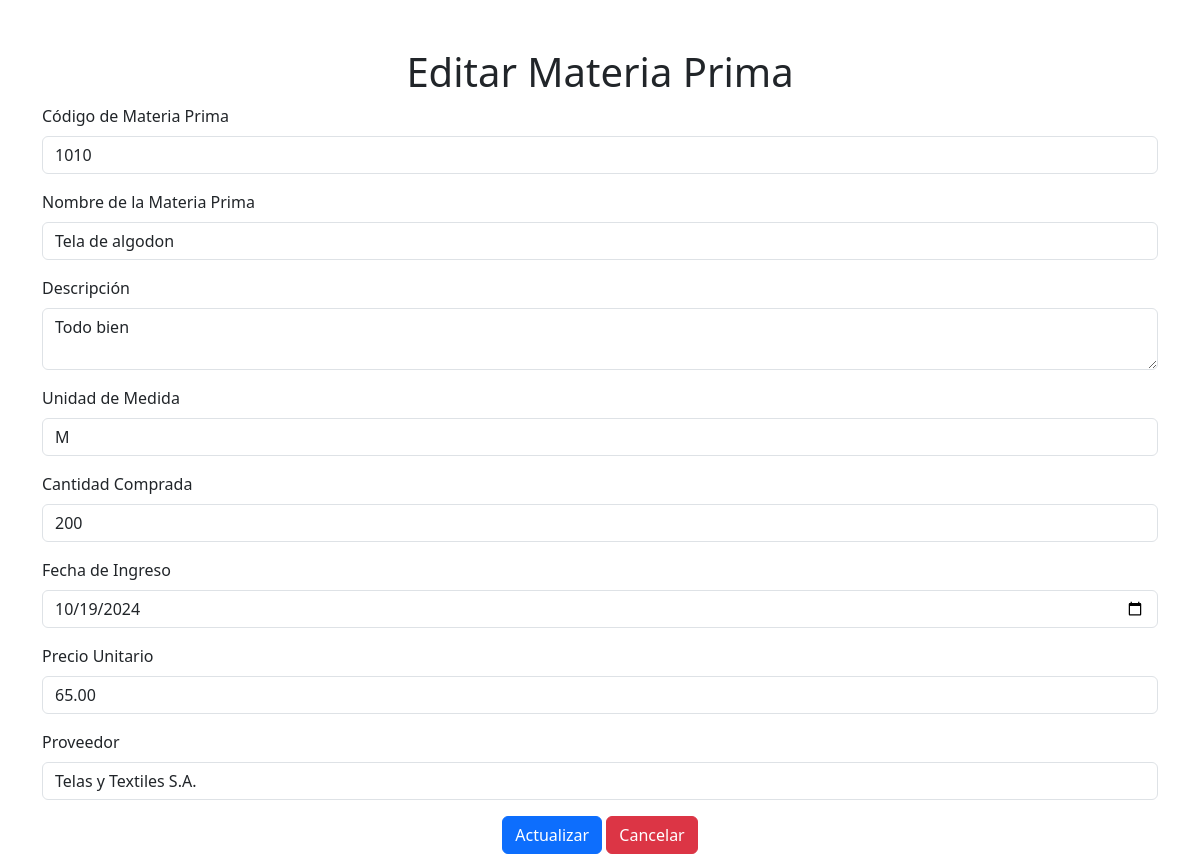
/APF/APF/index.php?accion=editar&id=4, run on the app's committed database.
### tables this page shows
CREATE TABLE `ingresomateriaprima` (
  `id_ingreso` int(11) NOT NULL,
  `codigo_materia_prima` varchar(50) NOT NULL,
  `nombre_materia_prima` varchar(255) NOT NULL,
  `descripcion` text DEFAULT NULL,
  `unidad_medida` varchar(50) DEFAULT NULL,
  `cantidad_comprada` int(11) NOT NULL,
  `precio_unitario` decimal(10,2) NOT NULL,
  `fecha_ingreso` date NOT NULL,
  `id_proveedor` int(11) DEFAULT NULL
);

CREATE TABLE `proveedores` (
  `id_proveedor` int(11) NOT NULL,
  `nombre_proveedor` varchar(255) NOT NULL,
  `nit_proveedor` varchar(50) NOT NULL,
  `telefono_proveedor` varchar(20) DEFAULT NULL,
  `email_proveedor` varchar(100) DEFAULT NULL,
  `direccion_proveedor` varchar(255) DEFAULT NULL,
  `condiciones_pago` varchar(100) DEFAULT NULL
);

### APF/APF/Modelo/MateriaPrima.php (called while the page is built, shortened)
<?php
class MateriaPrima {
    private $conn;
    public function __construct($db) {
        $this->conn = $db;
    }
    public function obtenerMateriaPrimaPorId($id) {
        $query = "SELECT * FROM IngresoMateriaPrima WHERE id_ingreso = :id";
        $stmt = $this->conn->prepare($query);
        $stmt->bindParam(':id', $id, PDO::PARAM_INT);
        $stmt->execute();
        return $stmt->fetch(PDO::FETCH_ASSOC);
    }
}
?>

### APF/APF/Vista/editarMateriaPrima.php (the view, shortened to what this page needs)
<!DOCTYPE html>
<html lang="es">
<head>
    <link rel="stylesheet" href="https://cdn.jsdelivr.net/npm/bootstrap@5.3.0-alpha1/dist/css/bootstrap.min.css">
</head>
<body>
    <div class="container mt-5">
        <h1 class="text-center">Editar Materia Prima</h1>
        <?php if (isset($materiaPrima) && isset($proveedores)): ?>
            <form action="index.php?accion=actualizar" method="post">
                <div class="mb-3">
                    <label for="codigo_materia_prima" class="form-label">Código de Materia Prima</label>
                    <input type="text" class="form-control" id="codigo_materia_prima" name="codigo_materia_prima" value="<?php echo htmlspecialchars($materiaPrima['codigo_materia_prima']); ?>" required>
                </div>
                <div class="mb-3">
                    <label for="nombre" class="form-label">Nombre de la Materia Prima</label>
                    <input type="text" class="form-control" id="nombre_materia_prima" name="nombre_materia_prima" value="<?php echo htmlspecialchars($materiaPrima['nombre_materia_prima']); ?>" required>
                </div>
                <div class="mb-3">
                    <label for="descripcion" class="form-label">Descripción</label>
                    <textarea class="form-control" id="descripcion" name="descripcion" required><?php echo htmlspecialchars($materiaPrima['descripcion']); ?></textarea>
                </div>
                <div class="mb-3">
                    <label for="unidad_medida" class="form-label">Unidad de Medida</label>
                    <input type="text" class="form-control" id="unidad_medida" name="unidad_medida" value="<?php echo htmlspecialchars($materiaPrima['unidad_medida']); ?>" required>
                </div>
                <div class="mb-3">
                    <label for="cantidad_comprada" class="form-label">Cantidad Comprada</label>
                    <input type="number" class="form-control" id="cantidad_comprada" name="cantidad_comprada" value="<?php echo htmlspecialchars($materiaPrima['cantidad_comprada']); ?>" required>
                </div>
                <div class="mb-3">
                    <label for="fecha_ingreso" class="form-label">Fecha de Ingreso</label>
                    <input type="date" class="form-control" id="fecha_ingreso" name="fecha_ingreso" value="<?php echo htmlspecialchars($materiaPrima['fecha_ingreso']); ?>" required>
                </div>
                <div class="mb-3">
                    <label for="precio_unitario" class="form-label">Precio Unitario</label>
                    <input type="number" class="form-control" id="precio_unitario" name="precio_unitario" step="0.01" value="<?php echo htmlspecialchars($materiaPrima['precio_unitario']); ?>" required>
                </div>
                <div class="mb-3">
                    <label for="id_proveedor" class="form-label">Proveedor</label>
                    <select class="form-control" id="id_proveedor" name="id_proveedor" required>
                        <?php foreach ($proveedores as $proveedor): ?>
                            <option value="<?php echo $proveedor['id_proveedor']; ?>" <?php if ($proveedor['id_proveedor'] == $materiaPrima['id_proveedor']) echo 'selected'; ?>>
                                <?php echo htmlspecialchars($proveedor['nombre_proveedor']); ?>
                            </option>
                        <?php endforeach; ?>
                    </select>
                </div>
                <div class="text-center">
                    <button type="submit" class="btn btn-primary">Actualizar</button>
                    <button type="button" class="btn btn-danger" onclick="window.history.back();">Cancelar</button>
                </div>
            </form>
        <?php else: ?>
            <p class="text-danger">Error: No se encontraron los datos de la materia prima o los proveedores.</p>
        <?php endif; ?>
    </div>
</body>
</html>

### data on the page
ingresomateriaprima: codigo_materia_prima "1010", nombre_materia_prima "Tela de algodon", descripcion "Todo bien", unidad_medida "M", cantidad_comprada "200", fecha_ingreso "10/19/2024", precio_unitario "65.00", id_proveedor "Telas y Textiles S.A."
